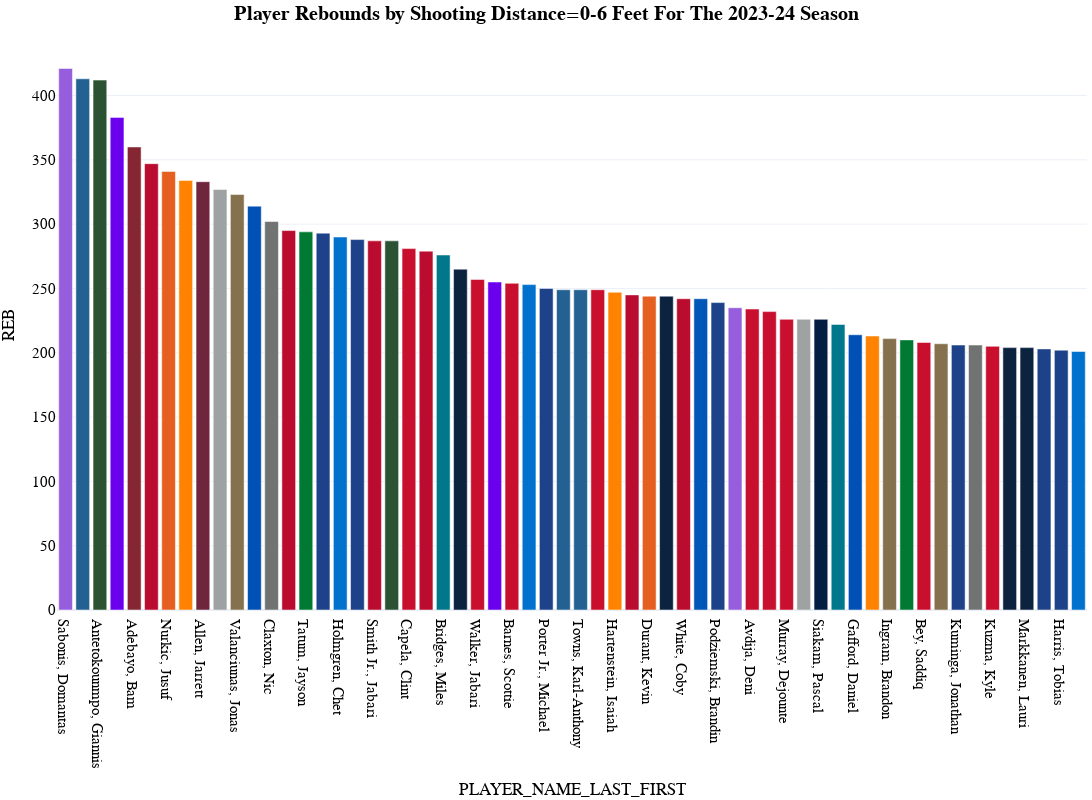

Write notebook code for a chart like this one.
### Code cell
fig_shot_dist_season4 = px.bar(
  shot_dist_season[(shot_dist_season["REB"]>200)&(shot_dist_season["SHOT_DIST_RANGE"]=="19+ Feet")].sort_values(by="REB",ascending=False), 
  x="PLAYER_NAME_LAST_FIRST", 
  y="REB",
#   y="OREB",
#   y="DREB",
  color="PLAYER_NAME_LAST_FIRST",
  color_discrete_map=player_color_dict_shot_dist,     
  template='plotly_white',
  title="<b>Player Rebounds by Shooting Distance=0-6 Feet For The {} Season</b>".format(year),
  hover_data=['G','SHOT_DIST_RANGE', 'REB_FREQUENCY', 'OREB', 'DREB', 'REB', 'C_OREB','C_DREB', 'C_REB', 'C_REB_PCT', 'UC_OREB', 'UC_DREB', 'UC_REB',
              'UC_REB_PCT', 'Season', 'Category', 'TEAM_ABBREVIATION','color'], 
  height=800, 
  width=1200,
  )
fig_shot_dist_season4.update_layout(
    margin=dict(l=5, r=5, t=40, b=5),
    showlegend=False,
    title_x=0.5,
    hoverlabel=dict(
        bgcolor="white",
        font_size=16,
        font_family="PT Sans Narrow"
    ),
    # yaxis_range=[0,85],
    yaxis = dict(tickfont = dict(size=15)),
    xaxis = dict(tickfont = dict(size=15)),
    font=dict(
        family="PT Sans Narrow",
        size=14,
        color="Black"
    ),
    title_font_family="PT Sans Narrow"
)
fig_shot_dist_season4
